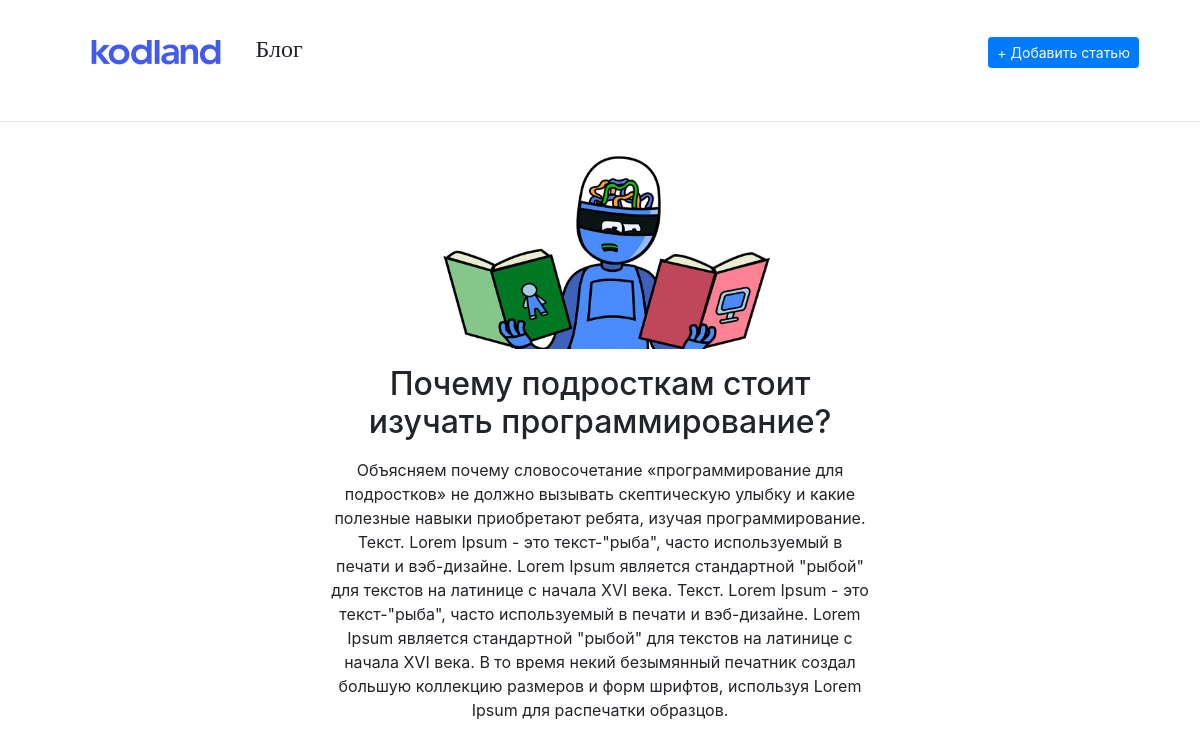
Page /8 on the committed database.
### post/models.py (models this page shows, shortened)
class Post(models.Model):
	title = models.CharField(max_length=150)
	body = models.TextField(blank=True)
	date_pub = models.DateTimeField(auto_now_add=True)
	image = models.ImageField(upload_to='posts/images/')
	class Meta:
		ordering = ['-date_pub']

### post/views.py (the view)
# urls.py: path('<int:pk>', post_detail, name='post_detail'),
def post_detail(request, pk):
	post = Post.objects.get(pk=pk)
	return render(request, 'post/detail.html', {'post': post})

### post/templates/post/detail.html (shortened to what this page needs)
{% extends 'post/base_post.html'%}
{% block content %}
<div class="container">
	<div class="row justify-content-md-center">
		<div class="col col-lg-6 text-center">
			<img
				src="{{post.image.url}}"
				alt=""
				style="width: 400px;"
			>
			<h2 class="mt-3">{{post.title}}</h2>
			<p class="mt-3">{{post.body}}</p>
		</div>
	</div>
</div>
{% endblock %}

### rows in the picture
Post: image (picture), title "Почему подросткам стоит изучать программирование?", body "Объясняем почему словосочетание «программирование для подростков» не должно вызывать скептическую улыбку и какие полезные навыки приобретают ребята, изучая программирование. Текст. Lorem Ipsum - это текст-\"рыба\", часто используемый в печати и вэб-дизайне. Lorem Ipsum является стандартной \"рыбой\" для текстов на латинице с начала XVI века. Текст. Lorem Ipsum - это текст-\"рыба\", часто используемый в печати и вэб-дизайне. Lorem Ipsum является стандартной \"рыбой\" для текстов на латинице с начала XVI века. В то время некий безымянный печатник создал большую коллекцию размеров и форм шрифтов, используя Lorem Ipsum для распечатки образцов."
